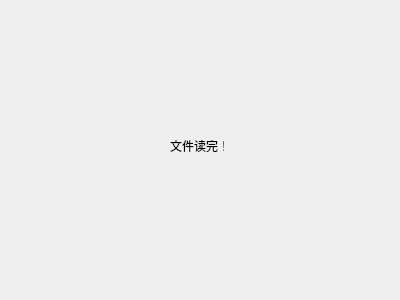
<?xml version="1.0" encoding="UTF-8"?>
<ui version="4.0">
 <class>Loading</class>
 <widget class="QWidget" name="Loading">
  <property name="geometry">
   <rect>
    <x>0</x>
    <y>0</y>
    <width>400</width>
    <height>300</height>
   </rect>
  </property>
  <property name="windowTitle">
   <string>Form</string>
  </property>
  <widget class="QLabel" name="label">
   <property name="geometry">
    <rect>
     <x>170</x>
     <y>140</y>
     <width>54</width>
     <height>12</height>
    </rect>
   </property>
   <property name="text">
    <string>文件读完！</string>
   </property>
  </widget>
 </widget>
 <resources/>
 <connections/>
</ui>
